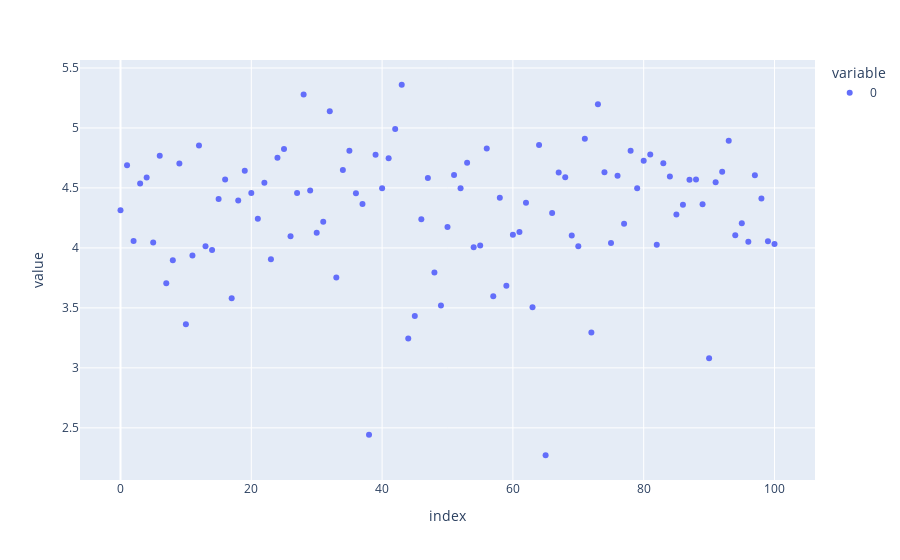

The code cell stored with this chart in its notebook:
### Code cell
px.scatter(u_arr)

### Figure 1 — Plotly figure (JSON) as saved in the notebook; plotly's stock layout.template omitted (floating-point values rounded to 4 significant figures)
{"data": [{"hovertemplate": "variable=0<br>index=%{x}<br>value=%{y}<extra></extra>", "legendgroup": "0", "marker": {"color": "#636efa", "symbol": "circle"}, "mode": "markers", "name": "0", "orientation": "v", "showlegend": true, "type": "scatter", "x": [0, 1, 2, 3, 4, 5, 6, 7, 8, 9, 10, 11, 12, 13, 14, 15, 16, 17, 18, 19, 20, 21, 22, 23, 24, 25, 26, 27, 28, 29, 30, 31, 32, 33, 34, 35, 36, 37, 38, 39, 40, 41, 42, 43, 44, 45, 46, 47, 48, 49, 50, 51, 52, 53, 54, 55, 56, 57, 58, 59, 60, 61, 62, 63, 64, 65, 66, 67, 68, 69, 70, 71, 72, 73, 74, 75, 76, 77, 78, 79, 80, 81, 82, 83, 84, 85, 86, 87, 88, 89, 90, 91, 92, 93, 94, 95, 96, 97, 98, 99, 100], "xaxis": "x", "y": [4.315, 4.688, 4.058, 4.537, 4.586, 4.046, 4.768, 3.706, 3.898, 4.704, 3.363, 3.936, 4.853, 4.014, 3.982, 4.408, 4.571, 3.581, 4.394, 4.643, 4.457, 4.243, 4.543, 3.906, 4.752, 4.825, 4.097, 4.457, 5.278, 4.478, 4.126, 4.218, 5.139, 3.753, 4.65, 4.809, 4.455, 4.367, 2.443, 4.776, 4.496, 4.747, 4.992, 5.36, 3.245, 3.432, 4.239, 4.582, 3.796, 3.52, 4.174, 4.607, 4.497, 4.71, 4.005, 4.021, 4.828, 3.597, 4.417, 3.684, 4.111, 4.134, 4.376, 3.506, 4.858, 2.272, 4.291, 4.629, 4.59, 4.103, 4.013, 4.911, 3.295, 5.197, 4.632, 4.041, 4.601, 4.202, 4.809, 4.498, 4.728, 4.778, 4.026, 4.705, 4.595, 4.28, 4.36, 4.569, 4.57, 4.363, 3.081, 4.548, 4.635, 4.893, 4.106, 4.206, 4.051, 4.606, 4.412, 4.056, 4.033], "yaxis": "y"}], "layout": {"autosize": true, "legend": {"title": {"text": "variable"}, "tracegroupgap": 0}, "margin": {"t": 60}, "xaxis": {"anchor": "y", "autorange": true, "domain": [0, 1], "range": [-6.069, 106.1], "title": {"text": "index"}, "type": "linear"}, "yaxis": {"anchor": "x", "autorange": true, "domain": [0, 1], "range": [2.032, 5.599], "title": {"text": "value"}, "type": "linear"}}}
